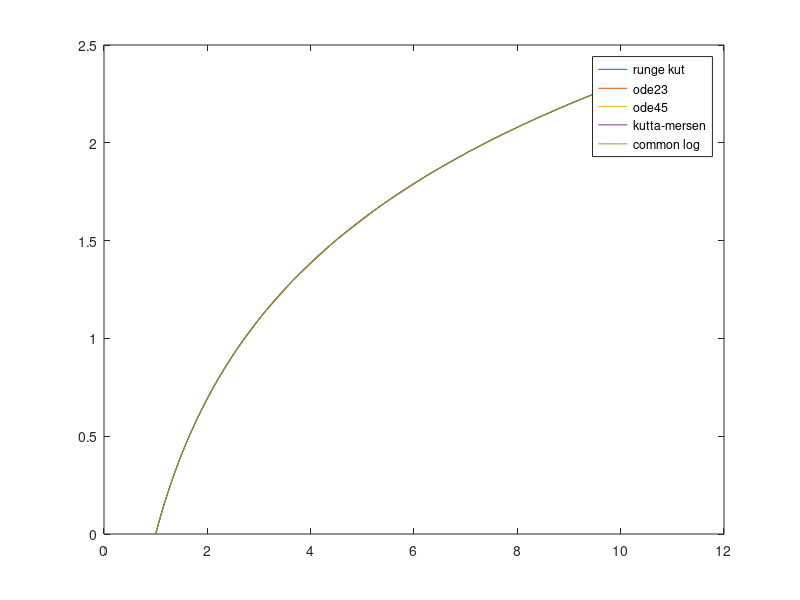

Recreate this plot in MATLAB.
# Lab 2. Kalishuk Ivan. Variant 1# Единственное я строил [a,b] = [1,10]tspan = [1 10];y0 = 0;[x4,y4] = ode23(@(x,y) 1/(2*e^y - x), tspan, y0);[x5,y5] = ode45(@(x,y) 1/(2*e^y - x), tspan, y0);function res = func(x,y)  res = 1/(2*e^y - x)endfunction  function [res_x, res_y] = Runge_Kutta_4(f, a, b, x, y, h)  res_x = [x];  res_y = [y];  for i = a:h:b    res_f = feval(f,x,y);    k1 = res_f;    k2 = feval(f,x+h/2,y + h*k1/2);    k3 = feval(f,x+h/2,y + h*k2/2);    k4 = feval(f,x+h,y + h*k3);    delta = h/6 * (k1 + 2*k2 + 2*k3 + k4);    x = x + h;    y = y + delta;    res_x = [res_x, x];    res_y = [res_y, y];  endforendfunctionfunction [res_x,res_y] = Kutta_Mersen(f,a,b,x,y,h, eps)  res_x = [x];  res_y = [y];  R = 1000;  for i = a:h:b    step = h;    while (R >= eps)      k1 = feval(f, x, y);      k2 = feval(f, x + step/3, y + 3 * k1 / 2);      k3 = feval(f, x + step/3, y + h * k1 / 6 + h * k2 / 6);      k4 = feval(f, x + h/2, y + h * k1 / 8 + 3 * h * k2 / 2);      k5 = feval(f, x + h, y + h * k1 / 2 - 3 * h * k2 / 2 + 2 * h * k4);      y_xvilka = y + 0.5 * h * (k1 - 3 * k3 + 4 * k4);      y = y + (step / 6) * (k1 + 4 * k3 + k5);      if (0.2*abs(y - y_xvilka) >= eps)        step = step/2;      else        break;      endif    endwhile    x = x+step;    res_y = [res_y,y];    res_x = [res_x,x];  endforendfunction        [res_x, res_y] = Runge_Kutta_4('func',1,10,1,0,0.01);[res_x_1, res_y_1] = Kutta_Mersen('func',1,10,1,0,0.01,0.0001);plot(res_x,res_y, x4, y4, x5, y5, res_x_1,res_y_1, res_x, log(res_x))legend('runge kut', "ode23","ode45", "kutta-mersen", "common log")